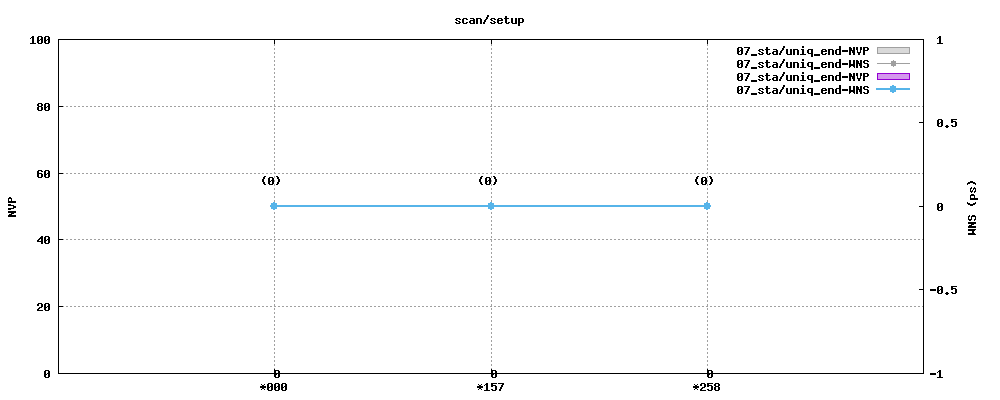

Write the gnuplot code that produced this figure.
set title "scan/setup"
set term png truecolor size 1000,400 medium
set output "uniq_end/scan/setup.nvp_wns.full.png"
set style data histogram
set style histogram clustered gap 1
set style fill solid 0.4 border
set grid
set size 1,1
set yrange [0:100]
set ylabel "NVP"
set y2label "WNS (ps)"
set ytics nomirror
set y2tics
plot "uniq_end/scan/setup.nvp_wns.dat" using 2:xticlabels(1) lc 0 axis x1y1  title "07_sta/uniq_end-NVP", \
     "uniq_end/scan/setup.nvp_wns.dat" using 3:xticlabels(1) with linespoints lc 0 lw 1 pt 7 ps 1 axis x1y2  title "07_sta/uniq_end-WNS", \
     "uniq_end/scan/setup.nvp_wns.dat" using 2:xticlabels(1) lc 1 axis x1y1  title "07_sta/uniq_end-NVP", \
     "uniq_end/scan/setup.nvp_wns.dat" using 0:2:2 with labels left offset 0,0 notitle, \
     "uniq_end/scan/setup.nvp_wns.dat" using 3:xticlabels(1) with linespoints lc 3 lw 2 pt 7 ps 1 axis x1y2  title "07_sta/uniq_end-WNS", \
     "uniq_end/scan/setup.nvp_wns.dat" using 0:3:(sprintf("(%d)",$3)) with labels center offset -0.5,2 axis x1y2 notitle lc 3
